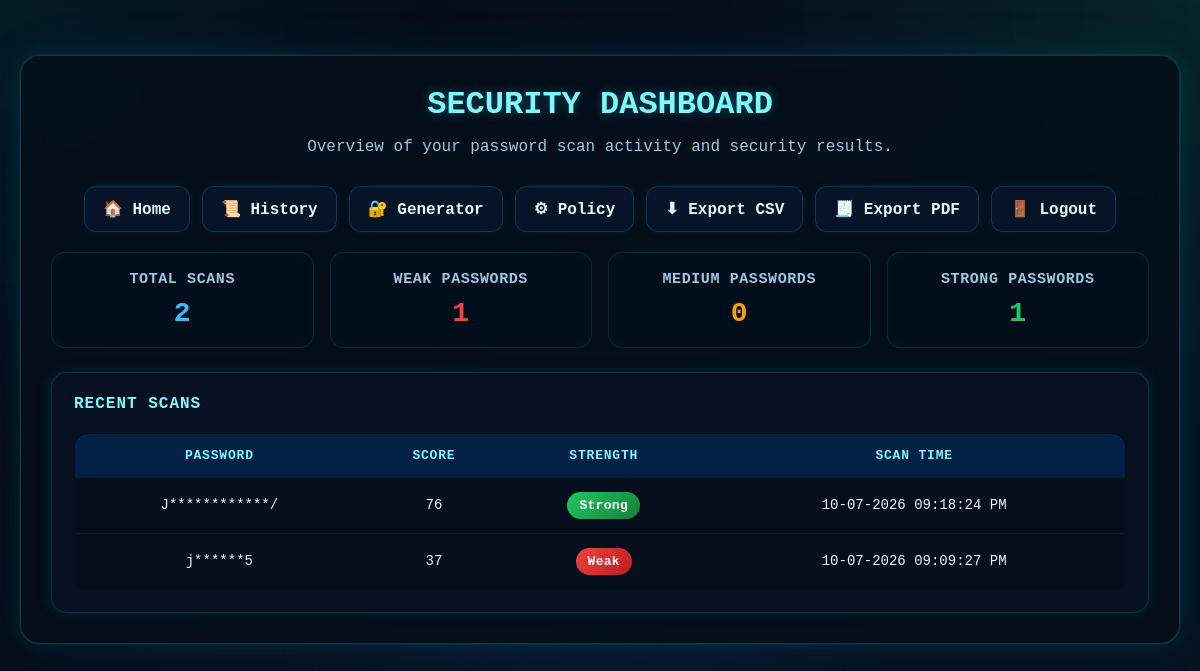
Before: /dashboard (signed in) with the older database file.
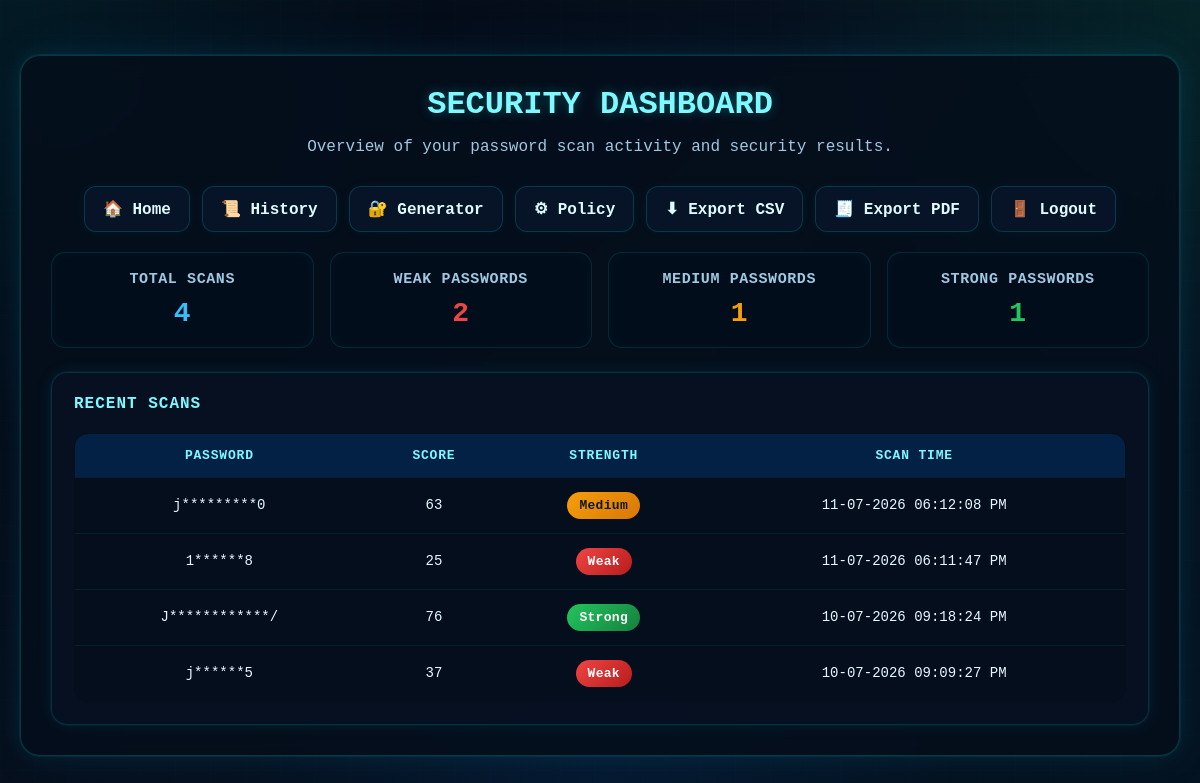
After: the same page with the newer database file.
### tables this page shows
CREATE TABLE password_history (
            id INTEGER PRIMARY KEY AUTOINCREMENT,
            password_text TEXT NOT NULL,
            score INTEGER NOT NULL,
            strength TEXT NOT NULL,
            color TEXT NOT NULL,
            entropy REAL DEFAULT 0,
            crack_time TEXT DEFAULT 'Instantly',
            scan_time TEXT NOT NULL
        , user_id INTEGER DEFAULT 1);

### app.py (the view)
@app.route("/dashboard")
def dashboard():
    if not is_logged_in():
        return redirect(url_for("login"))
    user_id = get_current_user_id()
    conn = get_db_connection()
    cursor = conn.cursor()
    cursor.execute("SELECT COUNT(*) FROM password_history WHERE user_id = ?", (user_id,))
    total_scans = cursor.fetchone()[0]
    cursor.execute("""
        SELECT COUNT(*) FROM password_history
        WHERE user_id = ? AND strength = 'Weak'
    """, (user_id,))
    weak_count = cursor.fetchone()[0]
    cursor.execute("""
        SELECT COUNT(*) FROM password_history
        WHERE user_id = ? AND strength = 'Medium'
    """, (user_id,))
    medium_count = cursor.fetchone()[0]
    cursor.execute("""
        SELECT COUNT(*) FROM password_history
        WHERE user_id = ? AND strength = 'Strong'
    """, (user_id,))
    strong_count = cursor.fetchone()[0]
    cursor.execute("""
        SELECT password_text, score, strength, scan_time
        FROM password_history
        WHERE user_id = ?
        ORDER BY id DESC
        LIMIT 5
    """, (user_id,))
    recent_scans = cursor.fetchall()
    conn.close()
    return render_template(
        "dashboard.html",
        total_scans=total_scans,
        weak_count=weak_count,
        medium_count=medium_count,
        strong_count=strong_count,
        recent_scans=recent_scans
    )

### app.py (called while the page is built)
def get_db_connection():
    conn = sqlite3.connect(DB_NAME)
    conn.row_factory = sqlite3.Row
    return conn

def is_logged_in():
    return "user_id" in session

def get_current_user_id():
    return session.get("user_id")

### templates/dashboard.html (shortened to what this page needs)
<!DOCTYPE html>
<html lang="en">
<head>
    <link rel="stylesheet" href="{{ url_for('static', filename='style.css') }}">
</head>
<body>
    <div class="container">
        <h1 class="page-title">SECURITY DASHBOARD</h1>
        <p class="page-subtitle">Overview of your password scan activity and security results.</p>
        <div class="nav-links" style="margin-top:0; margin-bottom:20px;">
            <a href="{{ url_for('index') }}">🏠 Home</a>
            <a href="{{ url_for('history') }}">📜 History</a>
            <a href="{{ url_for('generate_password_route') }}">🔐 Generator</a>
            <a href="{{ url_for('policy') }}">⚙ Policy</a>
            <a href="{{ url_for('export_csv') }}">⬇ Export CSV</a>
            <a href="{{ url_for('export_pdf') }}">🧾 Export PDF</a>
            <a href="{{ url_for('logout') }}">🚪 Logout</a>
        </div>
        <div class="dashboard-grid">
            <div class="card total">
                <h3>Total Scans</h3>
                <p>{{ total_scans }}</p>
            </div>
            <div class="card weak">
                <h3>Weak Passwords</h3>
                <p>{{ weak_count }}</p>
            </div>
            <div class="card medium">
                <h3>Medium Passwords</h3>
                <p>{{ medium_count }}</p>
            </div>
            <div class="card strong">
                <h3>Strong Passwords</h3>
                <p>{{ strong_count }}</p>
            </div>
        </div>
        <div class="panel-box neon-box">
            <h3>RECENT SCANS</h3>
            {% if recent_scans and recent_scans|length > 0 %}
            <div class="table-container">
                <table>
                    <thead>
                        <tr>
                            <th>Password</th>
                            <th>Score</th>
                            <th>Strength</th>
                            <th>Scan Time</th>
                        </tr>
                    </thead>
                    <tbody>
                        {% for row in recent_scans %}
                        <tr>
                            <td>{{ row.password_text }}</td>
                            <td>{{ row.score }}</td>
                            <td>
                                {% if row.strength == "Weak" %}
                                    <span class="badge badge-weak">Weak</span>
                                {% elif row.strength == "Medium" %}
                                    <span class="badge badge-medium">Medium</span>
                                {% else %}
                                    <span class="badge badge-strong">Strong</span>
                                {% endif %}
                            </td>
                            <td>{{ row.scan_time }}</td>
                        </tr>
                        {% endfor %}
                    </tbody>
                </table>
            </div>
            {% else %}
                <p style="color:#9fc8e2;">No recent scans found.</p>
            {% endif %}
        </div>
    </div>
</body>
</html>

Changed rows visible on the page:
added password_history: password_text "j*********0", score "63", strength "Medium", scan_time "11-07-2026 06:12:08 PM"
added password_history: password_text "1******8", score "25", strength "Weak", scan_time "11-07-2026 06:11:47 PM"
Other visible differences:
{{ total_scans }}: "2" → "4"
{{ weak_count }}: "1" → "2"
{{ medium_count }}: "0" → "1"
